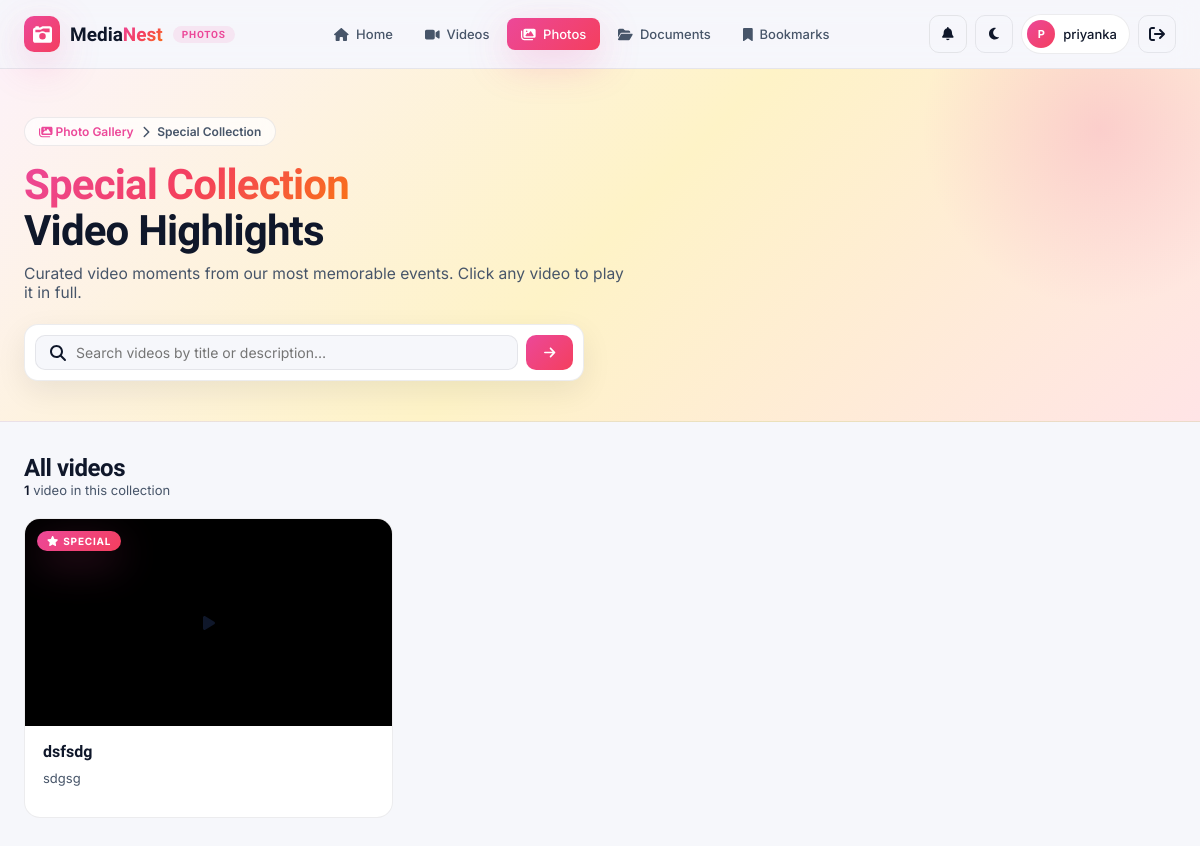
Page /Photo/gallery_video.php (signed in) on the committed database.
### tables this page shows
CREATE TABLE `users` (
  `id` int(11) NOT NULL,
  `email` varchar(190) NOT NULL,
  `password_hash` varchar(255) NOT NULL,
  `full_name` varchar(120) NOT NULL,
  `group_name` varchar(80) DEFAULT NULL,
  `role` enum('user','admin') NOT NULL DEFAULT 'user',
  `created_at` datetime DEFAULT current_timestamp(),
  `last_login` datetime DEFAULT NULL
);

CREATE TABLE `gallery_video` (
  `id` int(10) UNSIGNED NOT NULL,
  `name` varchar(255) NOT NULL,
  `title` varchar(200) NOT NULL,
  `des` text DEFAULT NULL
);

### auth/auth.php (called while the page is built, shortened)
<?php
function currentUser() {
    global $conn;
    static $cache = null;
    if ($cache !== null) return $cache;
    $uid = intval($_SESSION['user_id']);
    $stmt = mysqli_prepare($conn, "SELECT id, email, full_name, group_name, role FROM users WHERE id = ?");
    mysqli_stmt_bind_param($stmt, 'i', $uid);
    mysqli_stmt_execute($stmt);
    $res = mysqli_stmt_get_result($stmt);
    $cache = mysqli_fetch_assoc($res) ?: null;
    return $cache;
}
function isLoggedIn() {
    return currentUser() !== null;
}
function requireLogin($redirect_to = null) {
    if (isLoggedIn()) return;
    exit;
}

### Photo/gallery_video.php (the view, shortened to what this page needs)
<?php
require_once __DIR__ . '/../auth/auth.php';
requireLogin();
$conn = mysqli_connect('localhost', 'root', '', 's&p');
$current_user = currentUser();
$search = trim($_GET['q'] ?? '');
$where  = '';
$videos = [];
$sql = "SELECT * FROM gallery_video $where ORDER BY id DESC";
$stmt = mysqli_prepare($conn, $sql);
if ($stmt) {
    mysqli_stmt_execute($stmt);
    $res = mysqli_stmt_get_result($stmt);
    while ($r = mysqli_fetch_assoc($res)) $videos[] = $r;
}
function initials($name) {
    $parts = preg_split('/\s+/', trim($name ?? ''));
    $s = '';
    foreach ($parts as $p) if ($p !== '') $s .= mb_substr($p, 0, 1);
    return strtoupper(mb_substr($s ?: 'U', 0, 2));
}
$first_name = explode(' ', $current_user['full_name'] ?? ($current_user['email'] ?? 'User'))[0];
?>
<!DOCTYPE html>
<html lang="en">
<head>
</head>
<body>
<nav class="nav">
  <div class="nav-inner">
    <div class="logo">
      <div class="logo-mark"><i class="fas fa-camera-retro"></i></div>
      <div class="logo-text">Media<span>Nest</span></div>
      <span class="pill">Photos</span>
    </div>
    <div class="nav-links">
      <a href="../index.php"><i class="fas fa-house"></i> Home</a>
      <a href="../Videos/index.php"><i class="fas fa-video"></i> Videos</a>
      <a href="index.php" class="active"><i class="fas fa-images"></i> Photos</a>
      <a href="../Documents/index.php"><i class="fas fa-folder-open"></i> Documents</a>
                  <a href="../Bookmarks/index.php">
  <i class="fas fa-bookmark"></i> Bookmarks</a>
    </div>
    <div class="nav-right">
     <?php include __DIR__ . '/../auth/notif_bell.php';?>
    <button class="icon-btn" id="theme-toggle" aria-label="Toggle theme"><i class="fas fa-moon"></i></button>
      <span class="user-chip">
        <span class="av"><?php echo htmlspecialchars(initials($current_user['full_name'] ?? $current_user['email'] ?? 'U')); ?></span>
        <span><?php echo htmlspecialchars($first_name); ?></span>
      </span>
      <a href="../auth/logout.php" class="icon-btn" title="Sign out"><i class="fas fa-arrow-right-from-bracket"></i></a>
    </div>
  </div>
</nav>
<section class="hero">
  <div class="hero-inner">
    <div class="breadcrumb">
      <a href="index.php"><i class="fas fa-images"></i> Photo Gallery</a>
      <i class="fas fa-chevron-right"></i>
      <span>Special Collection</span>
    </div>
    <h1><span class="gradient-text">Special Collection</span><br>Video Highlights</h1>
    <p class="sub">Curated video moments from our most memorable events. Click any video to play it in full.</p>
    <div class="search-card">
      <form method="get" id="searchForm">
        <div class="search-input">
          <i class="fas fa-magnifying-glass"></i>
          <input type="text" name="q" id="searchInput" placeholder="Search videos by title or description…" value="<?php echo htmlspecialchars($search); ?>" autocomplete="off">
        </div>
        <button type="submit" class="btn-go"><i class="fas fa-arrow-right"></i></button>
      </form>
    </div>
  </div>
</section>
<div class="page">
  <div class="section-head">
    <div>
      <h2><?php echo $search !== '' ? 'Search results' : 'All videos'; ?></h2>
      <div class="meta">
        <?php if ($search !== ''): ?>
          <strong><?php echo count($videos); ?></strong> result<?php echo count($videos) == 1 ? '' : 's'; ?> for "<strong><?php echo htmlspecialchars($search); ?></strong>" · <a href="gallery_video.php" style="color:var(--brand-1);">clear</a>
        <?php else: ?>
          <strong><?php echo count($videos); ?></strong> video<?php echo count($videos) == 1 ? '' : 's'; ?> in this collection
        <?php endif; ?>
      </div>
    </div>
  </div>
  <?php if (count($videos) === 0): ?>
    <div class="empty">
      <div class="ic"><i class="fas fa-film"></i></div>
      <h3><?php echo $search !== '' ? 'No videos match that search' : 'No videos yet'; ?></h3>
      <p><?php echo $search !== '' ? 'Try different keywords or clear the filter to see everything.' : 'Once admins upload videos to the Special Collection, they\'ll appear here.'; ?></p>
    </div>
  <?php else: ?>
    <div class="grid">
      <?php foreach ($videos as $v):
        $src = '../admin/upload/' . rawurlencode($v['name']);
      ?>
        <div class="vid-card" onclick='openVideo(<?php echo json_encode([
          'src'   => $src,
          'title' => $v['title'],
          'desc'  => $v['des']
        ]); ?>)' style="cursor:pointer;">
          <div class="vid-thumb">
            <video preload="metadata" muted playsinline>
              <source src="<?php echo htmlspecialchars($src); ?>#t=0.1">
            </video>
            <div class="play-overlay"><i class="fas fa-play"></i></div>
            <span class="badge-special"><i class="fas fa-star"></i> Special</span>
          </div>
          <div class="vid-body">
            <div class="vid-title"><?php echo htmlspecialchars($v['title']); ?></div>
            <div class="vid-desc"><?php echo htmlspecialchars(!empty($v['des']) ? $v['des'] : 'No description provided.'); ?></div>
          </div>
        </div>
      <?php endforeach; ?>
    </div>
  <?php endif; ?>
</div>
</body>
</html>

### rows in the picture
users: full_name "P", full_name "priyanka"
gallery_video: title "dsfsdg", des "sdgsg"

### other values in the picture
count($videos) "1"
